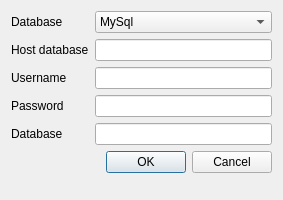
<?xml version="1.0" encoding="UTF-8"?>
<ui version="4.0">
 <class>DatabaseDialog</class>
 <widget class="QDialog" name="DatabaseDialog">
  <property name="geometry">
   <rect>
    <x>0</x>
    <y>0</y>
    <width>283</width>
    <height>200</height>
   </rect>
  </property>
  <property name="windowTitle">
   <string>Database</string>
  </property>
  <layout class="QFormLayout" name="formLayout">
   <item row="0" column="0">
    <widget class="QLabel" name="label">
     <property name="text">
      <string>Database</string>
     </property>
    </widget>
   </item>
   <item row="0" column="1">
    <widget class="QComboBox" name="engine">
     <item>
      <property name="text">
       <string>MySql</string>
      </property>
     </item>
    </widget>
   </item>
   <item row="1" column="0">
    <widget class="QLabel" name="label_2">
     <property name="text">
      <string>Host database</string>
     </property>
    </widget>
   </item>
   <item row="1" column="1">
    <widget class="QLineEdit" name="host"/>
   </item>
   <item row="2" column="0">
    <widget class="QLabel" name="label_3">
     <property name="text">
      <string>Username</string>
     </property>
    </widget>
   </item>
   <item row="2" column="1">
    <widget class="QLineEdit" name="username"/>
   </item>
   <item row="3" column="0">
    <widget class="QLabel" name="label_4">
     <property name="text">
      <string>Password</string>
     </property>
    </widget>
   </item>
   <item row="3" column="1">
    <widget class="QLineEdit" name="password">
     <property name="echoMode">
      <enum>QLineEdit::Password</enum>
     </property>
    </widget>
   </item>
   <item row="4" column="0">
    <widget class="QLabel" name="label_5">
     <property name="text">
      <string>Database</string>
     </property>
    </widget>
   </item>
   <item row="4" column="1">
    <widget class="QLineEdit" name="database"/>
   </item>
   <item row="5" column="0" colspan="2">
    <widget class="QDialogButtonBox" name="buttonBox">
     <property name="orientation">
      <enum>Qt::Horizontal</enum>
     </property>
     <property name="standardButtons">
      <set>QDialogButtonBox::Cancel|QDialogButtonBox::Ok</set>
     </property>
    </widget>
   </item>
  </layout>
 </widget>
 <resources/>
 <connections>
  <connection>
   <sender>buttonBox</sender>
   <signal>accepted()</signal>
   <receiver>DatabaseDialog</receiver>
   <slot>accept()</slot>
   <hints>
    <hint type="sourcelabel">
     <x>248</x>
     <y>254</y>
    </hint>
    <hint type="destinationlabel">
     <x>157</x>
     <y>274</y>
    </hint>
   </hints>
  </connection>
  <connection>
   <sender>buttonBox</sender>
   <signal>rejected()</signal>
   <receiver>DatabaseDialog</receiver>
   <slot>reject()</slot>
   <hints>
    <hint type="sourcelabel">
     <x>316</x>
     <y>260</y>
    </hint>
    <hint type="destinationlabel">
     <x>286</x>
     <y>274</y>
    </hint>
   </hints>
  </connection>
 </connections>
</ui>
